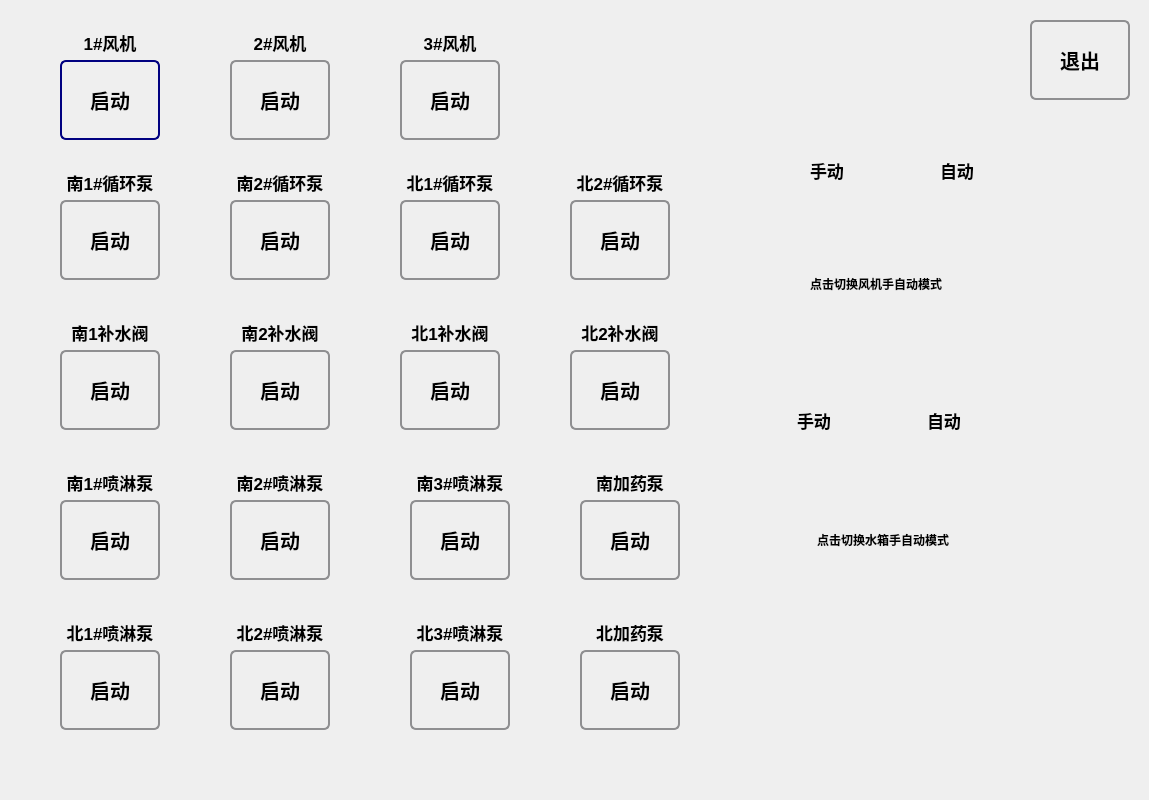
<?xml version="1.0" encoding="UTF-8"?>
<ui version="4.0">
 <class>DeoManualSettingDialog</class>
 <widget class="QDialog" name="DeoManualSettingDialog">
  <property name="geometry">
   <rect>
    <x>0</x>
    <y>0</y>
    <width>1149</width>
    <height>800</height>
   </rect>
  </property>
  <property name="sizePolicy">
   <sizepolicy hsizetype="Preferred" vsizetype="Preferred">
    <horstretch>1</horstretch>
    <verstretch>1</verstretch>
   </sizepolicy>
  </property>
  <property name="windowTitle">
   <string>Dialog</string>
  </property>
  <widget class="QPushButton" name="startFirstFanButton">
   <property name="geometry">
    <rect>
     <x>60</x>
     <y>60</y>
     <width>100</width>
     <height>80</height>
    </rect>
   </property>
   <property name="font">
    <font>
     <pointsize>15</pointsize>
     <weight>75</weight>
     <bold>true</bold>
    </font>
   </property>
   <property name="styleSheet">
    <string notr="true">QPushButton {
    border: 2px solid #8f8f91;
    border-radius: 6px;
    background-color: qlineargradient(x1: 0, y1: 0, x2: 0, y2: 1,
                                      stop: 0 #f6f7fa, stop: 1 #dadbde);
    min-width: 80px;
}

QPushButton:pressed {
    background-color: qlineargradient(x1: 0, y1: 0, x2: 0, y2: 1,
                                      stop: 0 #dadbde, stop: 1 #f6f7fa);
}

QPushButton:flat {
    border: none; /* no border for a flat push button */
}

QPushButton:default {
    border-color: navy; /* make the default button prominent */
}</string>
   </property>
   <property name="text">
    <string>启动</string>
   </property>
   <property name="flat">
    <bool>false</bool>
   </property>
  </widget>
  <widget class="QLabel" name="label_34">
   <property name="geometry">
    <rect>
     <x>70</x>
     <y>30</y>
     <width>80</width>
     <height>25</height>
    </rect>
   </property>
   <property name="font">
    <font>
     <pointsize>13</pointsize>
     <weight>75</weight>
     <bold>true</bold>
    </font>
   </property>
   <property name="text">
    <string>1#风机</string>
   </property>
   <property name="alignment">
    <set>Qt::AlignCenter</set>
   </property>
  </widget>
  <widget class="QPushButton" name="startSecondFanButton">
   <property name="geometry">
    <rect>
     <x>230</x>
     <y>60</y>
     <width>100</width>
     <height>80</height>
    </rect>
   </property>
   <property name="font">
    <font>
     <pointsize>15</pointsize>
     <weight>75</weight>
     <bold>true</bold>
    </font>
   </property>
   <property name="styleSheet">
    <string notr="true">QPushButton {
    border: 2px solid #8f8f91;
    border-radius: 6px;
    background-color: qlineargradient(x1: 0, y1: 0, x2: 0, y2: 1,
                                      stop: 0 #f6f7fa, stop: 1 #dadbde);
    min-width: 80px;
}

QPushButton:pressed {
    background-color: qlineargradient(x1: 0, y1: 0, x2: 0, y2: 1,
                                      stop: 0 #dadbde, stop: 1 #f6f7fa);
}

QPushButton:flat {
    border: none; /* no border for a flat push button */
}

QPushButton:default {
    border-color: navy; /* make the default button prominent */
}</string>
   </property>
   <property name="text">
    <string>启动</string>
   </property>
   <property name="flat">
    <bool>false</bool>
   </property>
  </widget>
  <widget class="QLabel" name="label_35">
   <property name="geometry">
    <rect>
     <x>240</x>
     <y>30</y>
     <width>80</width>
     <height>25</height>
    </rect>
   </property>
   <property name="font">
    <font>
     <pointsize>13</pointsize>
     <weight>75</weight>
     <bold>true</bold>
    </font>
   </property>
   <property name="text">
    <string>2#风机</string>
   </property>
   <property name="alignment">
    <set>Qt::AlignCenter</set>
   </property>
  </widget>
  <widget class="QLabel" name="label_36">
   <property name="geometry">
    <rect>
     <x>60</x>
     <y>170</y>
     <width>100</width>
     <height>25</height>
    </rect>
   </property>
   <property name="font">
    <font>
     <pointsize>13</pointsize>
     <weight>75</weight>
     <bold>true</bold>
    </font>
   </property>
   <property name="text">
    <string>南1#循环泵</string>
   </property>
   <property name="alignment">
    <set>Qt::AlignCenter</set>
   </property>
  </widget>
  <widget class="QPushButton" name="startFirstPumpButton">
   <property name="geometry">
    <rect>
     <x>60</x>
     <y>200</y>
     <width>100</width>
     <height>80</height>
    </rect>
   </property>
   <property name="font">
    <font>
     <pointsize>15</pointsize>
     <weight>75</weight>
     <bold>true</bold>
    </font>
   </property>
   <property name="styleSheet">
    <string notr="true">QPushButton {
    border: 2px solid #8f8f91;
    border-radius: 6px;
    background-color: qlineargradient(x1: 0, y1: 0, x2: 0, y2: 1,
                                      stop: 0 #f6f7fa, stop: 1 #dadbde);
    min-width: 80px;
}

QPushButton:pressed {
    background-color: qlineargradient(x1: 0, y1: 0, x2: 0, y2: 1,
                                      stop: 0 #dadbde, stop: 1 #f6f7fa);
}

QPushButton:flat {
    border: none; /* no border for a flat push button */
}

QPushButton:default {
    border-color: navy; /* make the default button prominent */
}</string>
   </property>
   <property name="text">
    <string>启动</string>
   </property>
   <property name="flat">
    <bool>false</bool>
   </property>
  </widget>
  <widget class="QPushButton" name="startSecondPumpButton">
   <property name="geometry">
    <rect>
     <x>230</x>
     <y>200</y>
     <width>100</width>
     <height>80</height>
    </rect>
   </property>
   <property name="font">
    <font>
     <pointsize>15</pointsize>
     <weight>75</weight>
     <bold>true</bold>
    </font>
   </property>
   <property name="styleSheet">
    <string notr="true">QPushButton {
    border: 2px solid #8f8f91;
    border-radius: 6px;
    background-color: qlineargradient(x1: 0, y1: 0, x2: 0, y2: 1,
                                      stop: 0 #f6f7fa, stop: 1 #dadbde);
    min-width: 80px;
}

QPushButton:pressed {
    background-color: qlineargradient(x1: 0, y1: 0, x2: 0, y2: 1,
                                      stop: 0 #dadbde, stop: 1 #f6f7fa);
}

QPushButton:flat {
    border: none; /* no border for a flat push button */
}

QPushButton:default {
    border-color: navy; /* make the default button prominent */
}</string>
   </property>
   <property name="text">
    <string>启动</string>
   </property>
   <property name="flat">
    <bool>false</bool>
   </property>
  </widget>
  <widget class="QLabel" name="label_37">
   <property name="geometry">
    <rect>
     <x>230</x>
     <y>170</y>
     <width>100</width>
     <height>25</height>
    </rect>
   </property>
   <property name="font">
    <font>
     <pointsize>13</pointsize>
     <weight>75</weight>
     <bold>true</bold>
    </font>
   </property>
   <property name="text">
    <string>南2#循环泵</string>
   </property>
   <property name="alignment">
    <set>Qt::AlignCenter</set>
   </property>
  </widget>
  <widget class="QPushButton" name="startFirstPlPumpButton">
   <property name="geometry">
    <rect>
     <x>60</x>
     <y>500</y>
     <width>100</width>
     <height>80</height>
    </rect>
   </property>
   <property name="font">
    <font>
     <pointsize>15</pointsize>
     <weight>75</weight>
     <bold>true</bold>
    </font>
   </property>
   <property name="styleSheet">
    <string notr="true">QPushButton {
    border: 2px solid #8f8f91;
    border-radius: 6px;
    background-color: qlineargradient(x1: 0, y1: 0, x2: 0, y2: 1,
                                      stop: 0 #f6f7fa, stop: 1 #dadbde);
    min-width: 80px;
}

QPushButton:pressed {
    background-color: qlineargradient(x1: 0, y1: 0, x2: 0, y2: 1,
                                      stop: 0 #dadbde, stop: 1 #f6f7fa);
}

QPushButton:flat {
    border: none; /* no border for a flat push button */
}

QPushButton:default {
    border-color: navy; /* make the default button prominent */
}</string>
   </property>
   <property name="text">
    <string>启动</string>
   </property>
   <property name="flat">
    <bool>false</bool>
   </property>
  </widget>
  <widget class="QLabel" name="label_38">
   <property name="geometry">
    <rect>
     <x>60</x>
     <y>470</y>
     <width>100</width>
     <height>25</height>
    </rect>
   </property>
   <property name="font">
    <font>
     <pointsize>13</pointsize>
     <weight>75</weight>
     <bold>true</bold>
    </font>
   </property>
   <property name="text">
    <string>南1#喷淋泵</string>
   </property>
   <property name="alignment">
    <set>Qt::AlignCenter</set>
   </property>
  </widget>
  <widget class="QLabel" name="label_39">
   <property name="geometry">
    <rect>
     <x>230</x>
     <y>470</y>
     <width>100</width>
     <height>25</height>
    </rect>
   </property>
   <property name="font">
    <font>
     <pointsize>13</pointsize>
     <weight>75</weight>
     <bold>true</bold>
    </font>
   </property>
   <property name="text">
    <string>南2#喷淋泵</string>
   </property>
   <property name="alignment">
    <set>Qt::AlignCenter</set>
   </property>
  </widget>
  <widget class="QPushButton" name="startSecondPlPumpButton">
   <property name="geometry">
    <rect>
     <x>230</x>
     <y>500</y>
     <width>100</width>
     <height>80</height>
    </rect>
   </property>
   <property name="font">
    <font>
     <pointsize>15</pointsize>
     <weight>75</weight>
     <bold>true</bold>
    </font>
   </property>
   <property name="styleSheet">
    <string notr="true">QPushButton {
    border: 2px solid #8f8f91;
    border-radius: 6px;
    background-color: qlineargradient(x1: 0, y1: 0, x2: 0, y2: 1,
                                      stop: 0 #f6f7fa, stop: 1 #dadbde);
    min-width: 80px;
}

QPushButton:pressed {
    background-color: qlineargradient(x1: 0, y1: 0, x2: 0, y2: 1,
                                      stop: 0 #dadbde, stop: 1 #f6f7fa);
}

QPushButton:flat {
    border: none; /* no border for a flat push button */
}

QPushButton:default {
    border-color: navy; /* make the default button prominent */
}</string>
   </property>
   <property name="text">
    <string>启动</string>
   </property>
   <property name="flat">
    <bool>false</bool>
   </property>
  </widget>
  <widget class="QLabel" name="label_40">
   <property name="geometry">
    <rect>
     <x>770</x>
     <y>870</y>
     <width>80</width>
     <height>25</height>
    </rect>
   </property>
   <property name="font">
    <font>
     <pointsize>13</pointsize>
     <weight>75</weight>
     <bold>true</bold>
    </font>
   </property>
   <property name="text">
    <string>加热器</string>
   </property>
   <property name="alignment">
    <set>Qt::AlignCenter</set>
   </property>
  </widget>
  <widget class="QPushButton" name="startFirstHeaterButton">
   <property name="geometry">
    <rect>
     <x>760</x>
     <y>900</y>
     <width>100</width>
     <height>80</height>
    </rect>
   </property>
   <property name="font">
    <font>
     <pointsize>15</pointsize>
     <weight>75</weight>
     <bold>true</bold>
    </font>
   </property>
   <property name="styleSheet">
    <string notr="true">QPushButton {
    border: 2px solid #8f8f91;
    border-radius: 6px;
    background-color: qlineargradient(x1: 0, y1: 0, x2: 0, y2: 1,
                                      stop: 0 #f6f7fa, stop: 1 #dadbde);
    min-width: 80px;
}

QPushButton:pressed {
    background-color: qlineargradient(x1: 0, y1: 0, x2: 0, y2: 1,
                                      stop: 0 #dadbde, stop: 1 #f6f7fa);
}

QPushButton:flat {
    border: none; /* no border for a flat push button */
}

QPushButton:default {
    border-color: navy; /* make the default button prominent */
}</string>
   </property>
   <property name="text">
    <string>启动</string>
   </property>
   <property name="flat">
    <bool>false</bool>
   </property>
  </widget>
  <widget class="QLabel" name="label_41">
   <property name="geometry">
    <rect>
     <x>940</x>
     <y>870</y>
     <width>80</width>
     <height>25</height>
    </rect>
   </property>
   <property name="font">
    <font>
     <pointsize>13</pointsize>
     <weight>75</weight>
     <bold>true</bold>
    </font>
   </property>
   <property name="text">
    <string>伴热器</string>
   </property>
   <property name="alignment">
    <set>Qt::AlignCenter</set>
   </property>
  </widget>
  <widget class="QPushButton" name="startSecondHeaterButton">
   <property name="geometry">
    <rect>
     <x>930</x>
     <y>900</y>
     <width>100</width>
     <height>80</height>
    </rect>
   </property>
   <property name="font">
    <font>
     <pointsize>15</pointsize>
     <weight>75</weight>
     <bold>true</bold>
    </font>
   </property>
   <property name="styleSheet">
    <string notr="true">QPushButton {
    border: 2px solid #8f8f91;
    border-radius: 6px;
    background-color: qlineargradient(x1: 0, y1: 0, x2: 0, y2: 1,
                                      stop: 0 #f6f7fa, stop: 1 #dadbde);
    min-width: 80px;
}

QPushButton:pressed {
    background-color: qlineargradient(x1: 0, y1: 0, x2: 0, y2: 1,
                                      stop: 0 #dadbde, stop: 1 #f6f7fa);
}

QPushButton:flat {
    border: none; /* no border for a flat push button */
}

QPushButton:default {
    border-color: navy; /* make the default button prominent */
}</string>
   </property>
   <property name="text">
    <string>启动</string>
   </property>
   <property name="flat">
    <bool>false</bool>
   </property>
  </widget>
  <widget class="QLabel" name="label_42">
   <property name="geometry">
    <rect>
     <x>60</x>
     <y>320</y>
     <width>100</width>
     <height>25</height>
    </rect>
   </property>
   <property name="font">
    <font>
     <pointsize>13</pointsize>
     <weight>75</weight>
     <bold>true</bold>
    </font>
   </property>
   <property name="text">
    <string>南1补水阀</string>
   </property>
   <property name="alignment">
    <set>Qt::AlignCenter</set>
   </property>
  </widget>
  <widget class="QPushButton" name="startFirstBwValveButton">
   <property name="geometry">
    <rect>
     <x>60</x>
     <y>350</y>
     <width>100</width>
     <height>80</height>
    </rect>
   </property>
   <property name="font">
    <font>
     <pointsize>15</pointsize>
     <weight>75</weight>
     <bold>true</bold>
    </font>
   </property>
   <property name="styleSheet">
    <string notr="true">QPushButton {
    border: 2px solid #8f8f91;
    border-radius: 6px;
    background-color: qlineargradient(x1: 0, y1: 0, x2: 0, y2: 1,
                                      stop: 0 #f6f7fa, stop: 1 #dadbde);
    min-width: 80px;
}

QPushButton:pressed {
    background-color: qlineargradient(x1: 0, y1: 0, x2: 0, y2: 1,
                                      stop: 0 #dadbde, stop: 1 #f6f7fa);
}

QPushButton:flat {
    border: none; /* no border for a flat push button */
}

QPushButton:default {
    border-color: navy; /* make the default button prominent */
}</string>
   </property>
   <property name="text">
    <string>启动</string>
   </property>
   <property name="flat">
    <bool>false</bool>
   </property>
  </widget>
  <widget class="QPushButton" name="startBwValveButton_2">
   <property name="geometry">
    <rect>
     <x>1030</x>
     <y>20</y>
     <width>100</width>
     <height>80</height>
    </rect>
   </property>
   <property name="font">
    <font>
     <pointsize>15</pointsize>
     <weight>75</weight>
     <bold>true</bold>
    </font>
   </property>
   <property name="styleSheet">
    <string notr="true">QPushButton {
    border: 2px solid #8f8f91;
    border-radius: 6px;
    background-color: qlineargradient(x1: 0, y1: 0, x2: 0, y2: 1,
                                      stop: 0 #f6f7fa, stop: 1 #dadbde);
    min-width: 80px;
}

QPushButton:pressed {
    background-color: qlineargradient(x1: 0, y1: 0, x2: 0, y2: 1,
                                      stop: 0 #dadbde, stop: 1 #f6f7fa);
}

QPushButton:flat {
    border: none; /* no border for a flat push button */
}

QPushButton:default {
    border-color: navy; /* make the default button prominent */
}</string>
   </property>
   <property name="text">
    <string>退出</string>
   </property>
   <property name="flat">
    <bool>false</bool>
   </property>
  </widget>
  <widget class="QPushButton" name="switchFanModePushButton">
   <property name="geometry">
    <rect>
     <x>860</x>
     <y>190</y>
     <width>64</width>
     <height>64</height>
    </rect>
   </property>
   <property name="autoFillBackground">
    <bool>false</bool>
   </property>
   <property name="styleSheet">
    <string notr="true">background: transparent; </string>
   </property>
   <property name="text">
    <string/>
   </property>
   <property name="iconSize">
    <size>
     <width>64</width>
     <height>64</height>
    </size>
   </property>
   <property name="flat">
    <bool>true</bool>
   </property>
  </widget>
  <widget class="QLabel" name="label_22">
   <property name="geometry">
    <rect>
     <x>810</x>
     <y>274</y>
     <width>181</width>
     <height>20</height>
    </rect>
   </property>
   <property name="font">
    <font>
     <weight>75</weight>
     <bold>true</bold>
    </font>
   </property>
   <property name="text">
    <string>点击切换风机手自动模式</string>
   </property>
  </widget>
  <widget class="QLabel" name="label_17">
   <property name="geometry">
    <rect>
     <x>940</x>
     <y>150</y>
     <width>80</width>
     <height>40</height>
    </rect>
   </property>
   <property name="font">
    <font>
     <pointsize>13</pointsize>
     <weight>75</weight>
     <bold>true</bold>
    </font>
   </property>
   <property name="text">
    <string>自动</string>
   </property>
  </widget>
  <widget class="QLabel" name="label_16">
   <property name="geometry">
    <rect>
     <x>810</x>
     <y>150</y>
     <width>80</width>
     <height>40</height>
    </rect>
   </property>
   <property name="font">
    <font>
     <pointsize>13</pointsize>
     <weight>75</weight>
     <bold>true</bold>
    </font>
   </property>
   <property name="text">
    <string>手动</string>
   </property>
  </widget>
  <widget class="QLabel" name="label_23">
   <property name="geometry">
    <rect>
     <x>817</x>
     <y>530</y>
     <width>191</width>
     <height>20</height>
    </rect>
   </property>
   <property name="font">
    <font>
     <weight>75</weight>
     <bold>true</bold>
    </font>
   </property>
   <property name="text">
    <string>点击切换水箱手自动模式</string>
   </property>
  </widget>
  <widget class="QPushButton" name="switchWaterTankModePushButton">
   <property name="geometry">
    <rect>
     <x>847</x>
     <y>440</y>
     <width>64</width>
     <height>64</height>
    </rect>
   </property>
   <property name="autoFillBackground">
    <bool>false</bool>
   </property>
   <property name="styleSheet">
    <string notr="true">background: transparent; </string>
   </property>
   <property name="text">
    <string/>
   </property>
   <property name="iconSize">
    <size>
     <width>64</width>
     <height>64</height>
    </size>
   </property>
   <property name="flat">
    <bool>true</bool>
   </property>
  </widget>
  <widget class="QLabel" name="label_18">
   <property name="geometry">
    <rect>
     <x>927</x>
     <y>400</y>
     <width>80</width>
     <height>40</height>
    </rect>
   </property>
   <property name="font">
    <font>
     <pointsize>13</pointsize>
     <weight>75</weight>
     <bold>true</bold>
    </font>
   </property>
   <property name="text">
    <string>自动</string>
   </property>
  </widget>
  <widget class="QLabel" name="label_19">
   <property name="geometry">
    <rect>
     <x>797</x>
     <y>400</y>
     <width>80</width>
     <height>40</height>
    </rect>
   </property>
   <property name="font">
    <font>
     <pointsize>13</pointsize>
     <weight>75</weight>
     <bold>true</bold>
    </font>
   </property>
   <property name="text">
    <string>手动</string>
   </property>
  </widget>
  <widget class="QLabel" name="label_43">
   <property name="geometry">
    <rect>
     <x>410</x>
     <y>30</y>
     <width>80</width>
     <height>25</height>
    </rect>
   </property>
   <property name="font">
    <font>
     <pointsize>13</pointsize>
     <weight>75</weight>
     <bold>true</bold>
    </font>
   </property>
   <property name="text">
    <string>3#风机</string>
   </property>
   <property name="alignment">
    <set>Qt::AlignCenter</set>
   </property>
  </widget>
  <widget class="QPushButton" name="startThirdFanButton">
   <property name="geometry">
    <rect>
     <x>400</x>
     <y>60</y>
     <width>100</width>
     <height>80</height>
    </rect>
   </property>
   <property name="font">
    <font>
     <pointsize>15</pointsize>
     <weight>75</weight>
     <bold>true</bold>
    </font>
   </property>
   <property name="styleSheet">
    <string notr="true">QPushButton {
    border: 2px solid #8f8f91;
    border-radius: 6px;
    background-color: qlineargradient(x1: 0, y1: 0, x2: 0, y2: 1,
                                      stop: 0 #f6f7fa, stop: 1 #dadbde);
    min-width: 80px;
}

QPushButton:pressed {
    background-color: qlineargradient(x1: 0, y1: 0, x2: 0, y2: 1,
                                      stop: 0 #dadbde, stop: 1 #f6f7fa);
}

QPushButton:flat {
    border: none; /* no border for a flat push button */
}

QPushButton:default {
    border-color: navy; /* make the default button prominent */
}</string>
   </property>
   <property name="text">
    <string>启动</string>
   </property>
   <property name="flat">
    <bool>false</bool>
   </property>
  </widget>
  <widget class="QLabel" name="label_44">
   <property name="geometry">
    <rect>
     <x>400</x>
     <y>170</y>
     <width>100</width>
     <height>25</height>
    </rect>
   </property>
   <property name="font">
    <font>
     <pointsize>13</pointsize>
     <weight>75</weight>
     <bold>true</bold>
    </font>
   </property>
   <property name="text">
    <string>北1#循环泵</string>
   </property>
   <property name="alignment">
    <set>Qt::AlignCenter</set>
   </property>
  </widget>
  <widget class="QPushButton" name="startThirdPumpButton">
   <property name="geometry">
    <rect>
     <x>400</x>
     <y>200</y>
     <width>100</width>
     <height>80</height>
    </rect>
   </property>
   <property name="font">
    <font>
     <pointsize>15</pointsize>
     <weight>75</weight>
     <bold>true</bold>
    </font>
   </property>
   <property name="styleSheet">
    <string notr="true">QPushButton {
    border: 2px solid #8f8f91;
    border-radius: 6px;
    background-color: qlineargradient(x1: 0, y1: 0, x2: 0, y2: 1,
                                      stop: 0 #f6f7fa, stop: 1 #dadbde);
    min-width: 80px;
}

QPushButton:pressed {
    background-color: qlineargradient(x1: 0, y1: 0, x2: 0, y2: 1,
                                      stop: 0 #dadbde, stop: 1 #f6f7fa);
}

QPushButton:flat {
    border: none; /* no border for a flat push button */
}

QPushButton:default {
    border-color: navy; /* make the default button prominent */
}</string>
   </property>
   <property name="text">
    <string>启动</string>
   </property>
   <property name="flat">
    <bool>false</bool>
   </property>
  </widget>
  <widget class="QPushButton" name="startForthPumpButton">
   <property name="geometry">
    <rect>
     <x>570</x>
     <y>200</y>
     <width>100</width>
     <height>80</height>
    </rect>
   </property>
   <property name="font">
    <font>
     <pointsize>15</pointsize>
     <weight>75</weight>
     <bold>true</bold>
    </font>
   </property>
   <property name="styleSheet">
    <string notr="true">QPushButton {
    border: 2px solid #8f8f91;
    border-radius: 6px;
    background-color: qlineargradient(x1: 0, y1: 0, x2: 0, y2: 1,
                                      stop: 0 #f6f7fa, stop: 1 #dadbde);
    min-width: 80px;
}

QPushButton:pressed {
    background-color: qlineargradient(x1: 0, y1: 0, x2: 0, y2: 1,
                                      stop: 0 #dadbde, stop: 1 #f6f7fa);
}

QPushButton:flat {
    border: none; /* no border for a flat push button */
}

QPushButton:default {
    border-color: navy; /* make the default button prominent */
}</string>
   </property>
   <property name="text">
    <string>启动</string>
   </property>
   <property name="flat">
    <bool>false</bool>
   </property>
  </widget>
  <widget class="QLabel" name="label_45">
   <property name="geometry">
    <rect>
     <x>570</x>
     <y>170</y>
     <width>100</width>
     <height>25</height>
    </rect>
   </property>
   <property name="font">
    <font>
     <pointsize>13</pointsize>
     <weight>75</weight>
     <bold>true</bold>
    </font>
   </property>
   <property name="text">
    <string>北2#循环泵</string>
   </property>
   <property name="alignment">
    <set>Qt::AlignCenter</set>
   </property>
  </widget>
  <widget class="QLabel" name="label_46">
   <property name="geometry">
    <rect>
     <x>230</x>
     <y>320</y>
     <width>100</width>
     <height>25</height>
    </rect>
   </property>
   <property name="font">
    <font>
     <pointsize>13</pointsize>
     <weight>75</weight>
     <bold>true</bold>
    </font>
   </property>
   <property name="text">
    <string>南2补水阀</string>
   </property>
   <property name="alignment">
    <set>Qt::AlignCenter</set>
   </property>
  </widget>
  <widget class="QPushButton" name="startSecondBwValveButton">
   <property name="geometry">
    <rect>
     <x>230</x>
     <y>350</y>
     <width>100</width>
     <height>80</height>
    </rect>
   </property>
   <property name="font">
    <font>
     <pointsize>15</pointsize>
     <weight>75</weight>
     <bold>true</bold>
    </font>
   </property>
   <property name="styleSheet">
    <string notr="true">QPushButton {
    border: 2px solid #8f8f91;
    border-radius: 6px;
    background-color: qlineargradient(x1: 0, y1: 0, x2: 0, y2: 1,
                                      stop: 0 #f6f7fa, stop: 1 #dadbde);
    min-width: 80px;
}

QPushButton:pressed {
    background-color: qlineargradient(x1: 0, y1: 0, x2: 0, y2: 1,
                                      stop: 0 #dadbde, stop: 1 #f6f7fa);
}

QPushButton:flat {
    border: none; /* no border for a flat push button */
}

QPushButton:default {
    border-color: navy; /* make the default button prominent */
}</string>
   </property>
   <property name="text">
    <string>启动</string>
   </property>
   <property name="flat">
    <bool>false</bool>
   </property>
  </widget>
  <widget class="QLabel" name="label_47">
   <property name="geometry">
    <rect>
     <x>400</x>
     <y>320</y>
     <width>100</width>
     <height>25</height>
    </rect>
   </property>
   <property name="font">
    <font>
     <pointsize>13</pointsize>
     <weight>75</weight>
     <bold>true</bold>
    </font>
   </property>
   <property name="text">
    <string>北1补水阀</string>
   </property>
   <property name="alignment">
    <set>Qt::AlignCenter</set>
   </property>
  </widget>
  <widget class="QPushButton" name="startThirdBwValveButton">
   <property name="geometry">
    <rect>
     <x>400</x>
     <y>350</y>
     <width>100</width>
     <height>80</height>
    </rect>
   </property>
   <property name="font">
    <font>
     <pointsize>15</pointsize>
     <weight>75</weight>
     <bold>true</bold>
    </font>
   </property>
   <property name="styleSheet">
    <string notr="true">QPushButton {
    border: 2px solid #8f8f91;
    border-radius: 6px;
    background-color: qlineargradient(x1: 0, y1: 0, x2: 0, y2: 1,
                                      stop: 0 #f6f7fa, stop: 1 #dadbde);
    min-width: 80px;
}

QPushButton:pressed {
    background-color: qlineargradient(x1: 0, y1: 0, x2: 0, y2: 1,
                                      stop: 0 #dadbde, stop: 1 #f6f7fa);
}

QPushButton:flat {
    border: none; /* no border for a flat push button */
}

QPushButton:default {
    border-color: navy; /* make the default button prominent */
}</string>
   </property>
   <property name="text">
    <string>启动</string>
   </property>
   <property name="flat">
    <bool>false</bool>
   </property>
  </widget>
  <widget class="QLabel" name="label_48">
   <property name="geometry">
    <rect>
     <x>570</x>
     <y>320</y>
     <width>100</width>
     <height>25</height>
    </rect>
   </property>
   <property name="font">
    <font>
     <pointsize>13</pointsize>
     <weight>75</weight>
     <bold>true</bold>
    </font>
   </property>
   <property name="text">
    <string>北2补水阀</string>
   </property>
   <property name="alignment">
    <set>Qt::AlignCenter</set>
   </property>
  </widget>
  <widget class="QPushButton" name="startForthBwValveButton">
   <property name="geometry">
    <rect>
     <x>570</x>
     <y>350</y>
     <width>100</width>
     <height>80</height>
    </rect>
   </property>
   <property name="font">
    <font>
     <pointsize>15</pointsize>
     <weight>75</weight>
     <bold>true</bold>
    </font>
   </property>
   <property name="styleSheet">
    <string notr="true">QPushButton {
    border: 2px solid #8f8f91;
    border-radius: 6px;
    background-color: qlineargradient(x1: 0, y1: 0, x2: 0, y2: 1,
                                      stop: 0 #f6f7fa, stop: 1 #dadbde);
    min-width: 80px;
}

QPushButton:pressed {
    background-color: qlineargradient(x1: 0, y1: 0, x2: 0, y2: 1,
                                      stop: 0 #dadbde, stop: 1 #f6f7fa);
}

QPushButton:flat {
    border: none; /* no border for a flat push button */
}

QPushButton:default {
    border-color: navy; /* make the default button prominent */
}</string>
   </property>
   <property name="text">
    <string>启动</string>
   </property>
   <property name="flat">
    <bool>false</bool>
   </property>
  </widget>
  <widget class="QPushButton" name="startThirdPlPumpButton">
   <property name="geometry">
    <rect>
     <x>410</x>
     <y>500</y>
     <width>100</width>
     <height>80</height>
    </rect>
   </property>
   <property name="font">
    <font>
     <pointsize>15</pointsize>
     <weight>75</weight>
     <bold>true</bold>
    </font>
   </property>
   <property name="styleSheet">
    <string notr="true">QPushButton {
    border: 2px solid #8f8f91;
    border-radius: 6px;
    background-color: qlineargradient(x1: 0, y1: 0, x2: 0, y2: 1,
                                      stop: 0 #f6f7fa, stop: 1 #dadbde);
    min-width: 80px;
}

QPushButton:pressed {
    background-color: qlineargradient(x1: 0, y1: 0, x2: 0, y2: 1,
                                      stop: 0 #dadbde, stop: 1 #f6f7fa);
}

QPushButton:flat {
    border: none; /* no border for a flat push button */
}

QPushButton:default {
    border-color: navy; /* make the default button prominent */
}</string>
   </property>
   <property name="text">
    <string>启动</string>
   </property>
   <property name="flat">
    <bool>false</bool>
   </property>
  </widget>
  <widget class="QLabel" name="label_49">
   <property name="geometry">
    <rect>
     <x>410</x>
     <y>470</y>
     <width>100</width>
     <height>25</height>
    </rect>
   </property>
   <property name="font">
    <font>
     <pointsize>13</pointsize>
     <weight>75</weight>
     <bold>true</bold>
    </font>
   </property>
   <property name="text">
    <string>南3#喷淋泵</string>
   </property>
   <property name="alignment">
    <set>Qt::AlignCenter</set>
   </property>
  </widget>
  <widget class="QPushButton" name="startFifthPlPumpButton">
   <property name="geometry">
    <rect>
     <x>230</x>
     <y>650</y>
     <width>100</width>
     <height>80</height>
    </rect>
   </property>
   <property name="font">
    <font>
     <pointsize>15</pointsize>
     <weight>75</weight>
     <bold>true</bold>
    </font>
   </property>
   <property name="styleSheet">
    <string notr="true">QPushButton {
    border: 2px solid #8f8f91;
    border-radius: 6px;
    background-color: qlineargradient(x1: 0, y1: 0, x2: 0, y2: 1,
                                      stop: 0 #f6f7fa, stop: 1 #dadbde);
    min-width: 80px;
}

QPushButton:pressed {
    background-color: qlineargradient(x1: 0, y1: 0, x2: 0, y2: 1,
                                      stop: 0 #dadbde, stop: 1 #f6f7fa);
}

QPushButton:flat {
    border: none; /* no border for a flat push button */
}

QPushButton:default {
    border-color: navy; /* make the default button prominent */
}</string>
   </property>
   <property name="text">
    <string>启动</string>
   </property>
   <property name="flat">
    <bool>false</bool>
   </property>
  </widget>
  <widget class="QLabel" name="label_50">
   <property name="geometry">
    <rect>
     <x>60</x>
     <y>620</y>
     <width>100</width>
     <height>25</height>
    </rect>
   </property>
   <property name="font">
    <font>
     <pointsize>13</pointsize>
     <weight>75</weight>
     <bold>true</bold>
    </font>
   </property>
   <property name="text">
    <string>北1#喷淋泵</string>
   </property>
   <property name="alignment">
    <set>Qt::AlignCenter</set>
   </property>
  </widget>
  <widget class="QLabel" name="label_51">
   <property name="geometry">
    <rect>
     <x>410</x>
     <y>620</y>
     <width>100</width>
     <height>25</height>
    </rect>
   </property>
   <property name="font">
    <font>
     <pointsize>13</pointsize>
     <weight>75</weight>
     <bold>true</bold>
    </font>
   </property>
   <property name="text">
    <string>北3#喷淋泵</string>
   </property>
   <property name="alignment">
    <set>Qt::AlignCenter</set>
   </property>
  </widget>
  <widget class="QLabel" name="label_52">
   <property name="geometry">
    <rect>
     <x>230</x>
     <y>620</y>
     <width>100</width>
     <height>25</height>
    </rect>
   </property>
   <property name="font">
    <font>
     <pointsize>13</pointsize>
     <weight>75</weight>
     <bold>true</bold>
    </font>
   </property>
   <property name="text">
    <string>北2#喷淋泵</string>
   </property>
   <property name="alignment">
    <set>Qt::AlignCenter</set>
   </property>
  </widget>
  <widget class="QPushButton" name="startSixthPlPumpButton">
   <property name="geometry">
    <rect>
     <x>410</x>
     <y>650</y>
     <width>100</width>
     <height>80</height>
    </rect>
   </property>
   <property name="font">
    <font>
     <pointsize>15</pointsize>
     <weight>75</weight>
     <bold>true</bold>
    </font>
   </property>
   <property name="styleSheet">
    <string notr="true">QPushButton {
    border: 2px solid #8f8f91;
    border-radius: 6px;
    background-color: qlineargradient(x1: 0, y1: 0, x2: 0, y2: 1,
                                      stop: 0 #f6f7fa, stop: 1 #dadbde);
    min-width: 80px;
}

QPushButton:pressed {
    background-color: qlineargradient(x1: 0, y1: 0, x2: 0, y2: 1,
                                      stop: 0 #dadbde, stop: 1 #f6f7fa);
}

QPushButton:flat {
    border: none; /* no border for a flat push button */
}

QPushButton:default {
    border-color: navy; /* make the default button prominent */
}</string>
   </property>
   <property name="text">
    <string>启动</string>
   </property>
   <property name="flat">
    <bool>false</bool>
   </property>
  </widget>
  <widget class="QPushButton" name="startForthPlPumpButton">
   <property name="geometry">
    <rect>
     <x>60</x>
     <y>650</y>
     <width>100</width>
     <height>80</height>
    </rect>
   </property>
   <property name="font">
    <font>
     <pointsize>15</pointsize>
     <weight>75</weight>
     <bold>true</bold>
    </font>
   </property>
   <property name="styleSheet">
    <string notr="true">QPushButton {
    border: 2px solid #8f8f91;
    border-radius: 6px;
    background-color: qlineargradient(x1: 0, y1: 0, x2: 0, y2: 1,
                                      stop: 0 #f6f7fa, stop: 1 #dadbde);
    min-width: 80px;
}

QPushButton:pressed {
    background-color: qlineargradient(x1: 0, y1: 0, x2: 0, y2: 1,
                                      stop: 0 #dadbde, stop: 1 #f6f7fa);
}

QPushButton:flat {
    border: none; /* no border for a flat push button */
}

QPushButton:default {
    border-color: navy; /* make the default button prominent */
}</string>
   </property>
   <property name="text">
    <string>启动</string>
   </property>
   <property name="flat">
    <bool>false</bool>
   </property>
  </widget>
  <widget class="QLabel" name="label_53">
   <property name="geometry">
    <rect>
     <x>580</x>
     <y>470</y>
     <width>100</width>
     <height>25</height>
    </rect>
   </property>
   <property name="font">
    <font>
     <pointsize>13</pointsize>
     <weight>75</weight>
     <bold>true</bold>
    </font>
   </property>
   <property name="text">
    <string>南加药泵</string>
   </property>
   <property name="alignment">
    <set>Qt::AlignCenter</set>
   </property>
  </widget>
  <widget class="QPushButton" name="startFirstAmPumpButton">
   <property name="geometry">
    <rect>
     <x>580</x>
     <y>500</y>
     <width>100</width>
     <height>80</height>
    </rect>
   </property>
   <property name="font">
    <font>
     <pointsize>15</pointsize>
     <weight>75</weight>
     <bold>true</bold>
    </font>
   </property>
   <property name="styleSheet">
    <string notr="true">QPushButton {
    border: 2px solid #8f8f91;
    border-radius: 6px;
    background-color: qlineargradient(x1: 0, y1: 0, x2: 0, y2: 1,
                                      stop: 0 #f6f7fa, stop: 1 #dadbde);
    min-width: 80px;
}

QPushButton:pressed {
    background-color: qlineargradient(x1: 0, y1: 0, x2: 0, y2: 1,
                                      stop: 0 #dadbde, stop: 1 #f6f7fa);
}

QPushButton:flat {
    border: none; /* no border for a flat push button */
}

QPushButton:default {
    border-color: navy; /* make the default button prominent */
}</string>
   </property>
   <property name="text">
    <string>启动</string>
   </property>
   <property name="flat">
    <bool>false</bool>
   </property>
  </widget>
  <widget class="QLabel" name="label_54">
   <property name="geometry">
    <rect>
     <x>580</x>
     <y>620</y>
     <width>100</width>
     <height>25</height>
    </rect>
   </property>
   <property name="font">
    <font>
     <pointsize>13</pointsize>
     <weight>75</weight>
     <bold>true</bold>
    </font>
   </property>
   <property name="text">
    <string>北加药泵</string>
   </property>
   <property name="alignment">
    <set>Qt::AlignCenter</set>
   </property>
  </widget>
  <widget class="QPushButton" name="startSecondAmPumpButton">
   <property name="geometry">
    <rect>
     <x>580</x>
     <y>650</y>
     <width>100</width>
     <height>80</height>
    </rect>
   </property>
   <property name="font">
    <font>
     <pointsize>15</pointsize>
     <weight>75</weight>
     <bold>true</bold>
    </font>
   </property>
   <property name="styleSheet">
    <string notr="true">QPushButton {
    border: 2px solid #8f8f91;
    border-radius: 6px;
    background-color: qlineargradient(x1: 0, y1: 0, x2: 0, y2: 1,
                                      stop: 0 #f6f7fa, stop: 1 #dadbde);
    min-width: 80px;
}

QPushButton:pressed {
    background-color: qlineargradient(x1: 0, y1: 0, x2: 0, y2: 1,
                                      stop: 0 #dadbde, stop: 1 #f6f7fa);
}

QPushButton:flat {
    border: none; /* no border for a flat push button */
}

QPushButton:default {
    border-color: navy; /* make the default button prominent */
}</string>
   </property>
   <property name="text">
    <string>启动</string>
   </property>
   <property name="flat">
    <bool>false</bool>
   </property>
  </widget>
 </widget>
 <resources/>
 <connections/>
</ui>
